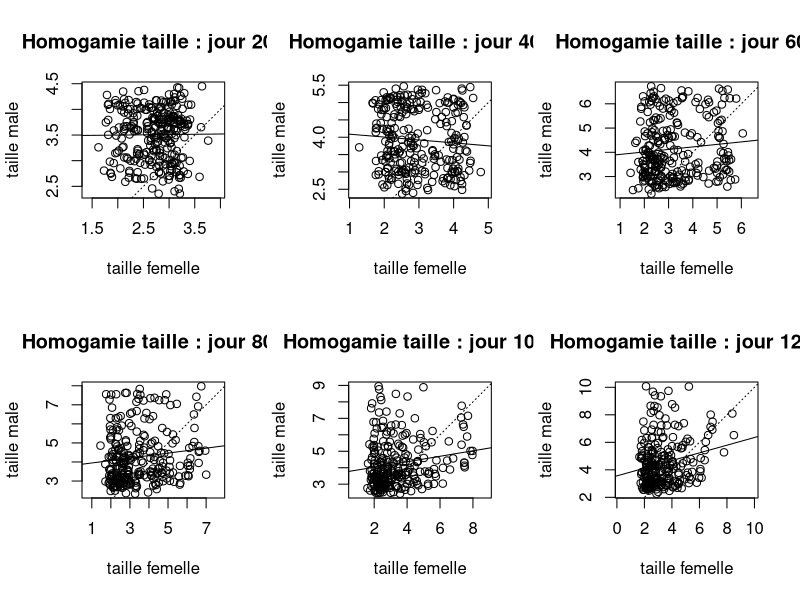

The R source for this figure: (Note: this script raises an error after producing the figure.)
rm(list=ls())

debut <- Sys.time()

tps_max <- 1200
temps <- numeric(tps_max)
nb_ind_en_mue <- numeric(tps_max)
nb_fem_libre <- numeric(tps_max)
nb_mal_dispo <- numeric(tps_max)
nb_couples <- numeric(tps_max)
nb_repro <- numeric(tps_max)
coeff_pearson <- numeric(tps_max)
nm <- 550
nf <- 550
txmort_male <- 0.005
txmort_femelle <- 0.005
instant <- 200
screeninstant <- 1

# pour le suivi du male n°1, alias Georges :
nb_mort_georges <- 0
nb_femelle_georges <- 0
no_femelle_georges <- 0    # femelle avec qui Georges s'est apparié, pas forcément accouplé
nb_repro_georges <- 0
mate_georges <- 0    # mate = femelle avec qui georges s'est accouplé

#pour le suivi de la femelle n°1, alias Georgette :
nb_mort_georgette <- 0
nb_male_georgette <- 0
no_male_georgette <- 0   # males avec qui Georgette s'est appariée, pas forcément accouplée
nb_repro_georgette <- 0
mate_georgette <- 0    # mate = mâle avec qui Georgette s'est accouplée

split.screen(c(2,3))
	
###################
#TRAME DISTRIBUTION
###################

# Femelles :

no <- c(1:nf)
taille <- rnorm(nf,2,0.2)
max_dist_mue <- ceiling((6.75+14.83*taille))
dist_mue <- ceiling(runif(nf, min=0, max=max_dist_mue))
no_male <- numeric(nf)
date_receptivite <- floor(max_dist_mue/2)
age <- 0
nb_mue <- 0

taille_male <- numeric(nf)
dist_mue_male <- numeric(nf)
femelle <- data.frame(no, taille, dist_mue, date_receptivite, age, nb_mue, no_male, taille_male, dist_mue_male)


# Males :

no <- c(1:nm)
taille <- rnorm(nm,2.75,0.2)
max_dist_mue <- (6.75+14.83*taille)  
dist_mue <- ceiling(runif(nm, min=0, max=max_dist_mue))  
age <- 0
nb_mue <- 0
no_femelle <- numeric(nm)
taille_femelle <- numeric(nm)
dist_mue_femelle <- numeric(nm)
male <- data.frame(no, taille, dist_mue, age, nb_mue, no_femelle, taille_femelle, dist_mue_femelle)


###########################
# VIEILLISSEMENT POPULATION
###########################
  
for (tps in 1:tps_max) {
  
    # tous les individus vieillissent d'un jour :
	femelle$age <- femelle$age + 1
	male$age <- male$age + 1	
    femelle$dist_mue <- femelle$dist_mue -1
    femelle$dist_mue_male[femelle$dist_mue_male != 0] <- femelle$dist_mue_male[femelle$dist_mue_male != 0] -1
    male$dist_mue <- male$dist_mue - 1
    male$dist_mue_femelle[male$dist_mue_femelle != 0] <- male$dist_mue_femelle[male$dist_mue_femelle != 0] -1
    
    # y en a-t-il qui mue aujourd'hui (femelle et male) ?
    nbmuetoday <- length(femelle$dist_mue[femelle$dist_mue == 0]) + length(male$dist_mue[male$dist_mue == 0])

        
# si un des membres de la paire mue, le couple se sépare : 
    if (nbmuetoday > 0) {
		# quelles femelles muent aujourd'hui ?
        femelle_en_mue <- femelle$no[femelle$dist_mue == 0]
        # males appariés avec une femelle qui mue aujourd'hui :
        male_apparie <- femelle$no_male[femelle_en_mue]  
        
		# idem du point du vue du mâle :
        male_en_mue <- male$no[male$dist_mue == 0]
        femelle_apparie <- male$no_femelle[male_en_mue]
        
		# comptage du nombre de reproductions aujourd'hui :
		nbreprotoday <- length (male_apparie[male_apparie != 0])
		
		
		# si Georgette mue et était appariée, on lui compte 1 reproduction de plus :
		if (min(femelle_en_mue) == 1 & femelle$no_male[1] != 0 & nb_mort_georgette == 0){
			nb_repro_georgette <- nb_repro_georgette + 1
			mate_georgette <- c(mate_georgette, femelle$no_male[1])
		}
		
		if (min(male_apparie) == 1 & male$no_femelle[1] != 0 & nb_mort_georges == 0) {
			nb_repro_georges <- nb_repro_georges + 1
			mate_georges <- c(mate_georges, male$no_femelle[1])
		}
		
        # femelle devient libre :
        femelle$no_male[femelle_en_mue] <- 0
        femelle$taille_male[femelle_en_mue] <- 0
        femelle$dist_mue_male[femelle_en_mue] <- 0
        male$no_femelle[male_apparie] <- 0
        male$taille_femelle[male_apparie] <- 0
        male$dist_mue_femelle[male_apparie] <- 0
        
        # male devient libre :
        male$no_femelle[male_en_mue] <- 0
        male$taille_femelle[male_en_mue] <- 0
        male$dist_mue_femelle[male_en_mue] <- 0
        femelle$no_male[femelle_apparie] <- 0
        femelle$taille_male[femelle_apparie] <- 0
        femelle$dist_mue_male[femelle_apparie] <- 0
        
        # les individus grandissent après mue (+10%) :
        femelle$taille[femelle_en_mue] <- femelle$taille[femelle_en_mue]*1.10
        femelle$dist_mue[femelle_en_mue] <- ceiling(6.75+14.83*femelle$taille[femelle_en_mue])
        femelle$date_receptivite[femelle_en_mue] <- floor(femelle$dist_mue[femelle_en_mue]/2)
      
        male$taille[male_en_mue] <- male$taille[male_en_mue]*1.10
        male$dist_mue[male_en_mue] <- ceiling(6.75+14.83*male$taille[male_en_mue])
		
		# on compte 1 mue de plus : 
		femelle$nb_mue[femelle_en_mue] <- femelle$nb_mue[femelle_en_mue] + 1 
		male$nb_mue[male_en_mue] <- male$nb_mue[male_en_mue] + 1
    }
        
    ############
    #APPARIEMENT
    ############
    

    # combien de femelles sont libres & receptives aujourd'hui ?
    nblibretoday <- length(femelle$no_male[femelle$no_male == 0 & femelle$dist_mue <= femelle$date_receptivite])
    # combien de males sont célibataires ?
    nbcelibataire <- length(male$no[male$no_femelle == 0])
    
    # s'il y a des individus libres, on lance l'appariement
    if (nblibretoday > 0 & nbcelibataire > 0){
      # pour chaque femelle (ligne = compteur de ligne) :
        for (ligne in 1 : nf) {
	
          # quels mâles sont disponibles (i.e. célibataires et qui muent APRES la femelle) ?
            disponible <- male$no[male$no_femelle == 0 & (male$dist_mue > femelle$dist_mue[ligne])]
            
           # si la femelle est disponible (i.e. libre + receptive + mature) :
			if (femelle$no_male[ligne] == 0 & femelle$dist_mue[ligne] <= femelle$date_receptivite[ligne]) {
           # /!\ pour eviter le "bug du sample" :
                if (length(disponible) == 1) {
                    femelle$no_male[ligne] <- disponible
                    male$no_femelle[disponible] <- femelle$no[ligne]
                } else if (length(disponible) > 1) {
                  # choix aléatoire du male :
                    no_male_selec <- sample(disponible,1)
					
                    femelle$no_male[ligne] <- no_male_selec
                    male$no_femelle[no_male_selec] <- femelle$no[ligne]
                }
                femelle$taille_male[ligne] <- male$taille[no_male_selec]
                femelle$dist_mue_male[ligne] <- male$dist_mue[no_male_selec]
                
                male$taille_femelle[no_male_selec] <- femelle$taille[ligne]
                male$dist_mue_femelle[no_male_selec] <- femelle$dist_mue[ligne]
				
				# si Georgette est disponible et a choisi un mâle, on enregistre ce dernier :
				if (ligne == 1 & nb_mort_georgette == 0 & no_male_selec != 0){
					nb_male_georgette <- nb_male_georgette + 1
					no_male_georgette <- c(no_male_georgette, no_male_selec)
				}
				# si Georges est l'heureux élu, on enregistre la femelle qui l'a choisi :
				if (no_male_selec == 1 & nb_mort_georges == 0) {
					nb_femelle_georges <- nb_femelle_georges + 1
					no_femelle_georges <- c(no_femelle_georges, male$no_femelle[1])
				}		
            }
        }
    }

# table(femelle$no_male)
# table(male$no_femelle)


    ######################
    # MORTALITE/NAISSANCES
    ######################

### Mortalité :
    
  # combien de males et de femelles vont mourir aujourd'hui ?
    nb_male_mort <- floor(nm*txmort_male)
    nb_femelle_mort <- floor(nf*txmort_femelle)
    
  # la mort s'abat aléatoirement sur les individus :
    no_male_mort <- sample(male$no, nb_male_mort)
    no_femelle_mort <- sample(femelle$no, nb_femelle_mort)
	
  # Georges est-il mort aujourd'hui ?
	if (nb_mort_georges == 0 & min(no_male_mort) == 1){
	tps_vie_georges <- male$age[1]
	nb_mort_georges <- nb_mort_georges + 1
	taille_georges <- male$taille[1]
	nb_mue_georges <- male$nb_mue[1]
  # si Georges ne meurt pas d'ici la fin :
	}else if (nb_mort_georges == 0){
	tps_vie_georges <- male$age[1] 
	taille_georges <- male$taille[1]
	nb_mue_georges <- male$nb_mue[1]
	}
  
  # Georgette est-elle morte aujourd'hui ?
	if (nb_mort_georgette == 0 & min(no_femelle_mort) == 1){
		tps_vie_georgette <- femelle$age[1]
		nb_mort_georgette <- nb_mort_georgette + 1
		taille_georgette <- femelle$taille[1]
		nb_mue_georgette <- femelle$nb_mue[1]
  # si Georgette ne meurt pas d'ici la fin :
	}else if (nb_mort_georgette == 0){
		tps_vie_georgette <- femelle$age[1]
		taille_georgette <- femelle$taille[1]
		nb_mue_georgette <- femelle$nb_mue[1]
	}
  
  # les individus appariés aux morts se retrouvent seuls :
	veuf <- femelle$no_male[no_femelle_mort]
	veuve <- male$no_femelle[no_male_mort]
	male[veuf, 6:8] <- 0
	femelle[veuve, 7:9] <- 0
	
  # suppression des individus malchanceux :
    male[no_male_mort, 2:8] <- 0 
    femelle[no_femelle_mort, 2:9] <- 0
	


	

### Naissances :
  # pour chaque mort, un individu nait :
  
    femelle$taille[no_femelle_mort] <- rnorm(nb_femelle_mort,2,0.2)
    max_dist_mue <- ceiling(6.75 + 14.83 * femelle$taille[no_femelle_mort])
    femelle$dist_mue[no_femelle_mort] <- max_dist_mue
    femelle$date_receptivite[no_femelle_mort] <- floor(femelle$dist_mue[no_femelle_mort]/2)
    
    male$taille[no_male_mort] <- rnorm(nb_male_mort,2.75,0.2)
    max_dist_mue <- ceiling(6.75 + 14.83 * male$taille[no_male_mort])
    male$dist_mue[no_male_mort] <- max_dist_mue

	
	coeff <- cor.test(femelle$taille_male[femelle$no_male != 0], femelle$taille[femelle$no_male != 0], method = "pearson")$estimate
    nb_ind_en_mue[tps] <- nbmuetoday
    nb_fem_libre[tps] <- nblibretoday
	nb_mal_dispo[tps] <- length(disponible)
	nb_couples[tps] <- length(femelle$no[femelle$no_male != 0])
	nb_repro[tps] <- nbreprotoday
	coeff_pearson[tps] <- coeff
	temps[tps] <- tps
	
	
	if (tps == instant) {
		screen(screeninstant)
		plot(femelle$taille_male[femelle$no_male != 0]~femelle$taille[femelle$no_male != 0], xlab="taille femelle", ylab="taille male", main = paste("Homogamie taille : jour", instant), asp=1)
		abline(0,1, lty=3)
		reg <- lm((femelle$taille_male[femelle$no_male != 0]~femelle$taille[femelle$no_male != 0]))
		abline(reg)
		instant <- instant + 200
		screeninstant <- screeninstant + 1	
	}
}
femelle
male
nb_ind_en_mue
nb_fem_libre
nb_mal_dispo 
nb_couples
nb_repro
coeff_pearson
temps


# la vie de Georges :
tps_vie_georges
taille_georges 
nb_mue_georges 
nb_femelle_georges
no_femelle_georges
nb_repro_georges
mate_georges

# la vie de Georgette :
tps_vie_georgette
taille_georgette
nb_mue_georgette
nb_male_georgette
no_male_georgette
nb_repro_georgette
mate_georgette


windows()
split.screen(c(1,2))
screen(1)
hist(femelle$taille, xlab= 'Taille', main = 'Distribution taille femelles', breaks = 40)
screen(2)
hist(male$taille, xlab= 'Taille', main = 'Distribution taille males', breaks = 40)

windows()
plot(nb_couples, type="l", xlab='Jours', main='Nombre de couples par jour')

windows()
barplot(nb_repro, xlab='Jours', main='Nombre de reproductions par jour')

windows()
plot(coeff_pearson, type="l", xlab="jours", main="Coefficient de correlation de Pearson", sub="Entre taille des individus appariés")

fin <- Sys.time()
warnings()
fin - debut
